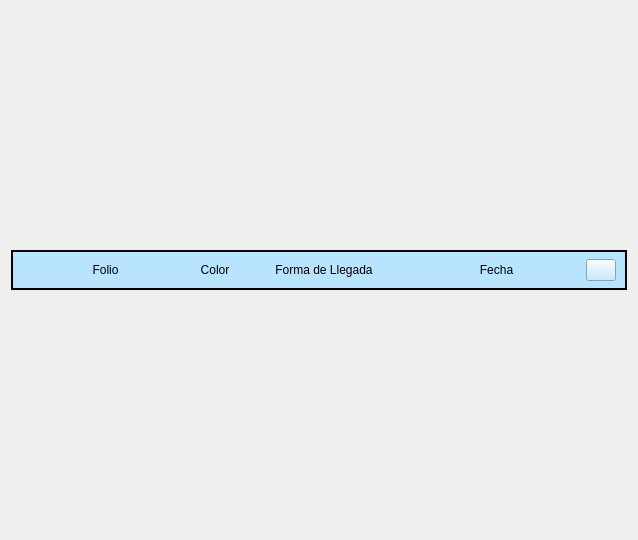
         <widget class="QWidget" name="scrollAreaWidgetContents">
          <property name="geometry">
           <rect>
            <x>0</x>
            <y>0</y>
            <width>638</width>
            <height>540</height>
           </rect>
          </property>
          <property name="styleSheet">
           <string notr="true">#horizontalFrame{
border:2px solid black;}</string>
          </property>
          <layout class="QVBoxLayout" name="verticalLayout_2">
           <item>
            <widget class="QFrame" name="horizontalFrame">
             <property name="maximumSize">
              <size>
               <width>16777215</width>
               <height>40</height>
              </size>
             </property>
             <property name="styleSheet">
              <string notr="true">background-color: rgb(184, 228, 255);</string>
             </property>
             <layout class="QHBoxLayout" name="horizontalLayout_2">
              <property name="leftMargin">
               <number>9</number>
              </property>
              <property name="topMargin">
               <number>0</number>
              </property>
              <property name="bottomMargin">
               <number>0</number>
              </property>
              <item>
               <widget class="QLabel" name="label">
                <property name="text">
                 <string>Folio</string>
                </property>
                <property name="alignment">
                 <set>Qt::AlignCenter</set>
                </property>
               </widget>
              </item>
              <item>
               <widget class="QLabel" name="label_2">
                <property name="minimumSize">
                 <size>
                  <width>40</width>
                  <height>0</height>
                 </size>
                </property>
                <property name="maximumSize">
                 <size>
                  <width>40</width>
                  <height>16777215</height>
                 </size>
                </property>
                <property name="text">
                 <string>Color</string>
                </property>
                <property name="alignment">
                 <set>Qt::AlignCenter</set>
                </property>
               </widget>
              </item>
              <item>
               <widget class="QLabel" name="label_3">
                <property name="text">
                 <string>Forma de Llegada</string>
                </property>
                <property name="alignment">
                 <set>Qt::AlignCenter</set>
                </property>
               </widget>
              </item>
              <item>
               <widget class="QLabel" name="label_4">
                <property name="text">
                 <string>Fecha</string>
                </property>
                <property name="alignment">
                 <set>Qt::AlignCenter</set>
                </property>
               </widget>
              </item>
              <item>
               <widget class="QPushButton" name="pushButton_2">
                <property name="maximumSize">
                 <size>
                  <width>30</width>
                  <height>16777215</height>
                 </size>
                </property>
                <property name="text">
                 <string/>
                </property>
                <property name="icon">
                 <iconset resource="imgs/imgs.qrc">
                  <normaloff>:/imgs/refresh.png</normaloff>:/imgs/refresh.png</iconset>
                </property>
                <property name="iconSize">
                 <size>
                  <width>30</width>
                  <height>30</height>
                 </size>
                </property>
               </widget>
              </item>
             </layout>
            </widget>
           </item>
           <item>
            <layout class="QVBoxLayout" name="listaUrgencias"/>
           </item>
          </layout>
         </widget>
